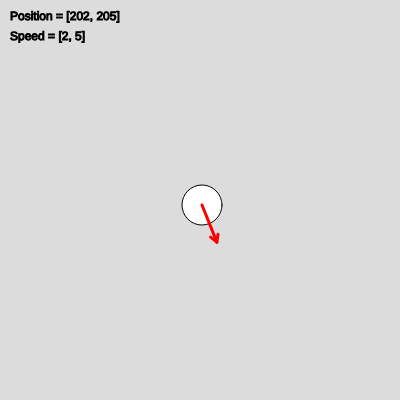
Frame 1 (no input)
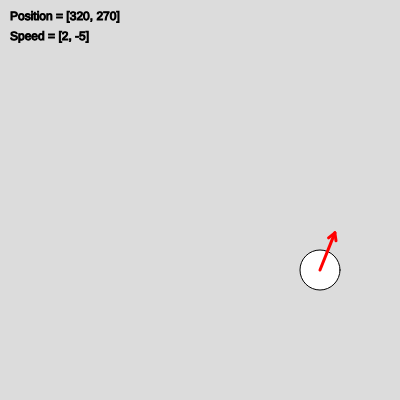
Frame 60 (no input)
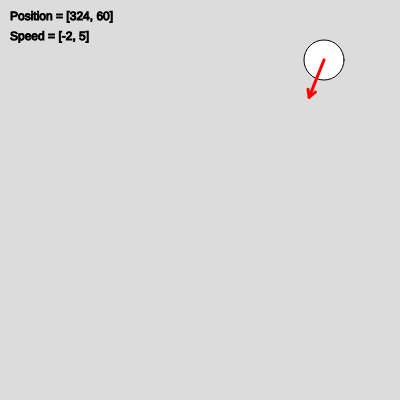
Frame 120 (the mouse pressed at the canvas centre since frame 60)

The p5.js sketch that drew these frames (run headless with seeded random() and noise() and a simulated clock; from frame 60 on, the mouse is pressed at the canvas centre):

// p5.js sketch
// ── sketch.js
let position; // posição
let d, r; // diâmetro e raio
let speed; // velocidade

function setup() {
  createCanvas(400, 400);
  position = createVector(width / 2, height / 2);
  d = 40;
  r = d / 2;
  speed = createVector(2.0, 5.0);
}

function draw() {
  background(220);

  // define posição futura (prévia)
  let x = position.x + speed.x;
  let y = position.y + speed.y;

  // checa colisão e altera velocidade, se for o caso
  if (x + r > width || x - r < 0) {
    speed.x = -speed.x;
  }
  if (y + r > height || y - r < 0) {
    speed.y = -speed.y;
  }

  // atualiza posição
  position.x = x;
  position.y = y;

  // Desenha a bola
  drawBall(position.x, position.y, d);

  // Desenha a seta de direção
  drawArrow(position.x, position.y, speed.x, speed.y);
  
  // Desenha o HUD
  drawHUD();
}

function drawBall(x, y, d) {
  fill(255);
  stroke(0);
  circle(x, y, d);  
}

function drawArrow(x, y, vx, vy) {
  // Normaliza o vetor de velocidade e escala para um tamanho visível
  let arrowLength = 40;
  let magnitude = sqrt(vx * vx + vy * vy);
  let normalizedVx = (vx / magnitude) * arrowLength;
  let normalizedVy = (vy / magnitude) * arrowLength;

  // Ponto final da seta
  let endX = x + normalizedVx;
  let endY = y + normalizedVy;

  // Desenha a linha principal da seta
  stroke(255, 0, 0); // Vermelho
  strokeWeight(3);
  line(x, y, endX, endY);

  // Calcula os pontos da ponta da seta
  let arrowHeadLength = 8;
  let angle = atan2(normalizedVy, normalizedVx);

  // Pontos da ponta da seta
  let x1 = endX - arrowHeadLength * cos(angle - PI / 6);
  let y1 = endY - arrowHeadLength * sin(angle - PI / 6);
  let x2 = endX - arrowHeadLength * cos(angle + PI / 6);
  let y2 = endY - arrowHeadLength * sin(angle + PI / 6);

  // Desenha a ponta da seta
  line(endX, endY, x1, y1);
  line(endX, endY, x2, y2);

  // Reseta as configurações de desenho
  strokeWeight(1);
  stroke(0);
}

function drawHUD() {
  fill(0);
  text(`Position = [${position.x}, ${position.y}]`, 10, 20);
  text(`Speed = [${speed.x}, ${speed.y}]`, 10, 40);
}
